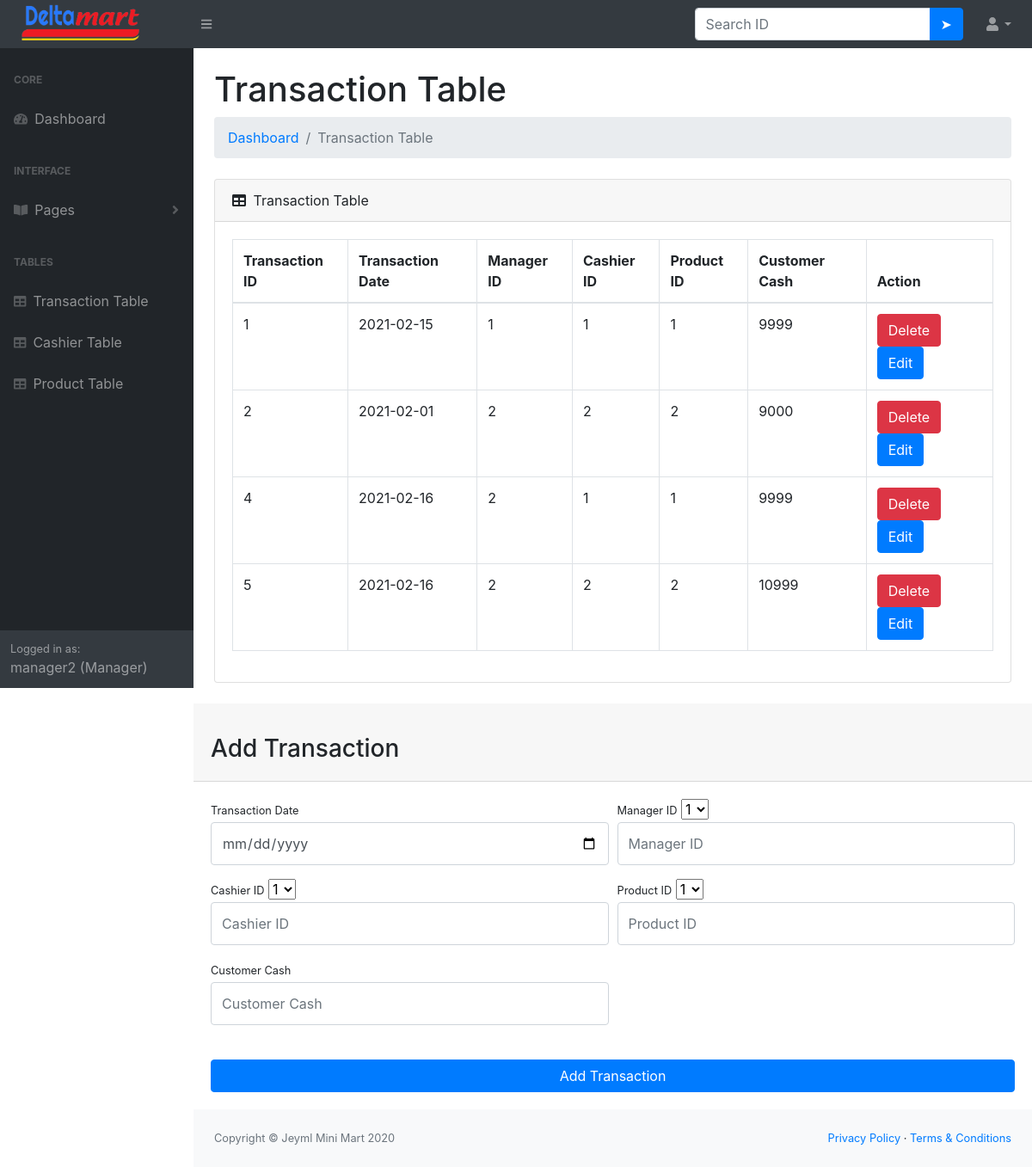
Page /manager/transactionTable.php (signed in) on the committed database.
### tables this page shows
CREATE TABLE `transactiontable` (
  `transactionID` int(11) NOT NULL,
  `transactionDate` date NOT NULL,
  `managerID` int(11) NOT NULL,
  `cashierID` int(11) NOT NULL,
  `productID` int(11) NOT NULL,
  `customerCash` float NOT NULL
);

### manager/transactionTable.php (the view, shortened to what this page needs)
<?php
    require_once("dbconnection.php");
    $statement = $connect->prepare('SELECT * FROM transactiontable');
    $statement->execute();
?>
<!DOCTYPE html>
<html lang="en">
    <head>
        <link href="css/styles.css" rel="stylesheet" />
        <link href="https://cdn.datatables.net/1.10.20/css/dataTables.bootstrap4.min.css" rel="stylesheet" />
    </head>
    <body class="sb-nav-fixed">
        <nav class="sb-topnav navbar navbar-expand navbar-dark bg-dark">
            <a class="navbar-brand" href="dashboard.php"><img src="../img/logo.png" height="50px" width="155px"></a>
            <button class="btn btn-link btn-sm order-1 order-lg-0" id="sidebarToggle" href="#"><i class="fas fa-bars"></i></button>
            <form class="d-none d-md-inline-block form-inline ml-auto mr-0 mr-md-3 my-2 my-md-0" method="post" action="transactionSearch.php">
                <div class="input-group">
                    <input class="form-control" type="text" placeholder="Search ID" name="transactionID" aria-label="Search" aria-describedby="basic-addon2" />
                    <div class="input-group-append">
                        <input class="btn btn-primary" type="submit" name="search" value="➤"></input>
                    </div>
                </div>
            </form>
            <ul class="navbar-nav ml-auto ml-md-0">
                <li class="nav-item dropdown">
                    <a class="nav-link dropdown-toggle" id="userDropdown" href="#" role="button" data-toggle="dropdown" aria-haspopup="true" aria-expanded="false"><i class="fas fa-user fa-fw"></i></a>
                </li>
            </ul>
        </nav>
        <div id="layoutSidenav">
            <div id="layoutSidenav_nav">
                <nav class="sb-sidenav accordion sb-sidenav-dark" id="sidenavAccordion">
                    <div class="sb-sidenav-menu">
                        <div class="nav">
                            <div class="sb-sidenav-menu-heading">Core</div>
                            <a class="nav-link" href="dashboard.php">
                                <div class="sb-nav-link-icon"><i class="fas fa-tachometer-alt"></i></div>
                                Dashboard
                            </a>
                            <div class="sb-sidenav-menu-heading">Interface</div>
                            <a class="nav-link collapsed" href="#" data-toggle="collapse" data-target="#collapsePages" aria-expanded="false" aria-controls="collapsePages">
                                <div class="sb-nav-link-icon"><i class="fas fa-book-open"></i></div>
                                Pages
                                <div class="sb-sidenav-collapse-arrow"><i class="fas fa-angle-down"></i></div>
                            </a>
                            <div class="sb-sidenav-menu-heading">Tables</div>
                            <a class="nav-link" href="#">
                                <div class="sb-nav-link-icon"><i class="fas fa-table"></i></div>
                                Transaction Table
                            </a>
                            <a class="nav-link" href="cashierTable.php">
                                <div class="sb-nav-link-icon"><i class="fas fa-table"></i></div>
                                Cashier Table
                            </a>
                            <a class="nav-link" href="productTable.php">
                                <div class="sb-nav-link-icon"><i class="fas fa-table"></i></div>
                                Product Table
                            </a>
                        </div>
                    </div>
                    <div class="sb-sidenav-footer">
                        <div class="small">Logged in as:</div>
                        <?php echo $_SESSION["managerUsername"]; ?> (Manager)
                    </div>
                </nav>
            </div>
            <div id="layoutSidenav_content">
                <main>
                    <div class="container-fluid">
                        <h1 class="mt-4">Transaction Table</h1>
                        <ol class="breadcrumb mb-4">
                            <li class="breadcrumb-item"><a href="dashboard.php">Dashboard</a></li>
                            <li class="breadcrumb-item active">Transaction Table</li>
                        </ol>
                        <div class="card mb-4">
                            <div class="card-header">
                                <i class="fas fa-table mr-1"></i>
                                Transaction Table
                            </div>
                            <div class="card-body">
                                <div class="table-responsive">
                                    <table class="table table-bordered" id="dataTable" width="100%" cellspacing="0">
                                        <thead>
                                            <tr>
                                                <th>Transaction ID</th>
                                                <th>Transaction Date</th>
                                                <th>Manager ID</th>
                                                <th>Cashier ID</th>
                                                <th>Product ID</th>
                                                <th>Customer Cash</th>
                                                <th>Action</th>
                                            </tr>
                                        </thead>
                                        <tbody>
                                            <?php while ($transactiontable=$statement->fetch(PDO::FETCH_OBJ)){?>
                                            <tr>
                                                <td><?php echo $transactiontable->transactionID; ?></td>
                                                <td><?php echo $transactiontable->transactionDate; ?></td>
                                                <td><?php echo $transactiontable->managerID; ?></td>
                                                <td><?php echo $transactiontable->cashierID; ?></td>
                                                <td><?php echo $transactiontable->productID; ?></td>
                                                <td><?php echo $transactiontable->customerCash; ?></td>
                                                <td>
                                                    <a onclick="return confirm('Are you sure you want to delete this ID?')" class="btn btn-danger" href="transactionDelete.php?transactionID=<?php echo $transactiontable->transactionID ?>">Delete</a>
                                                    <a class="btn btn-primary" href="transactionEdit.php?transactionID=<?php echo $transactiontable->transactionID ?>">Edit</a>
                                                </td>
                                            </tr>
                                            <?php }?>
                                        </tbody>
                                    </table>
                                </div>
                            </div>
                        </div>
                    </div>
                    <div class="card-header"><h3 class="mt-4">Add Transaction</h3></div>
                    <div class="card-body">
                        <form  name="transaction_form" method="post" autocomplete="off">
                            <div class="form-row">
                                <div class="col-md-6">
                                    <div class="form-group">
                                        <label class="small mb-1" for="transactionDate">Transaction Date</label>
                                        <input class="form-control py-4" type="date" name="transactionDate" placeholder="Transaction Date" required/>
                                    </div>
                                </div>
                                <div class="col-md-6">
                                    <div class="form-group">
                                        <label class="small mb-1" for="managerID">Manager ID</label>
                                        <?php
                                            $pdoQuery = "SELECT managerID FROM managertable";
                                            $pdoResult = $connect->query($pdoQuery);
                                            $dropdown="<select id='managerSelect1' onchange='managerSelect2();'>";
                                            foreach ($pdoResult as $row) {
                                                $dropdown .="\r\n<option value='{$row['managerID']}'>{$row['managerID']}</option>";
                                            }
                                            $dropdown .="\r\n</select>";
                                            echo $dropdown;
                                            echo "<input class='form-control py-4' type='text' name='managerID' id='managertxt' placeholder='Manager ID' required/>";
                                        ?>
                                    </div>
                                </div>
                                <div class="col-md-6">
                                    <div class="form-group">
                                        <label class="small mb-1" for="cashierID">Cashier ID</label>
                                        <?php
                                            $pdoQuery = "SELECT cashierID FROM cashiertable";
                                            $pdoResult = $connect->query($pdoQuery);
                                            $dropdown="<select id='cashierSelect1' onchange='cashierSelect2();'>";
                                            foreach ($pdoResult as $row) {
                                                $dropdown .="\r\n<option value='{$row['cashierID']}'>{$row['cashierID']}</option>";
                                            }
                                            $dropdown .="\r\n</select>";
                                            echo $dropdown;
                                            echo "<input class='form-control py-4' type='text' name='cashierID' id='cashiertxt' placeholder='Cashier ID' required/>";
                                        ?>
                                    </div>
                                </div>
                                <div class="col-md-6">
                                    <div class="form-group">
                                        <label class="small mb-1" for="productID">Product ID</label>
                                        <?php
                                            $pdoQuery = "SELECT productID FROM producttable";
                                            $pdoResult = $connect->query($pdoQuery);
                                            $dropdown="<select id='productSelect1' onchange='productSelect2();'>";
                                            foreach ($pdoResult as $row) {
                                                $dropdown .="\r\n<option value='{$row['productID']}'>{$row['productID']}</option>";
                                            }
                                            $dropdown .="\r\n</select>";
                                            echo $dropdown;
                                            echo "<input class='form-control py-4' type='text' name='productID' id='producttxt' placeholder='Product ID' required/>";
                                        ?>
                                    </div>
                                </div><div class="col-md-6">
                                    <div class="form-group">
                                        <label class="small mb-1" for="customerCash">Customer Cash</label>
                                        <input class='form-control py-4' type='text' name='customerCash' placeholder='Customer Cash' required/>
                                    </div>
                                </div>
                            </div>
                            <div class="form-group mt-4 mb-0">
                                <input type="submit" name="addtransaction" class="btn btn-primary btn-block" value="Add Transaction"/>
                            </div>
                        </form>
                    </div>
                </main>
                <footer class="py-4 bg-light mt-auto">
                    <div class="container-fluid">
                        <div class="d-flex align-items-center justify-content-between small">
                            <div class="text-muted">Copyright &copy; Jeyml Mini Mart 2020</div>
                            <div>
                                <a href="#">Privacy Policy</a>
                                &middot;
                                <a href="#">Terms &amp; Conditions</a>
                            </div>
                        </div>
                    </div>
                </footer>
            </div>
        </div>
    </body>
</html>

### rows in the picture
transactiontable: transactionID "1", transactionDate "2021-02-15", managerID "1", cashierID "1", productID "1", customerCash "9999"
transactiontable: transactionID "2", transactionDate "2021-02-01", managerID "2", cashierID "2", productID "2", customerCash "9000"
transactiontable: transactionID "4", transactionDate "2021-02-16", managerID "2", cashierID "1", productID "1", customerCash "9999"
transactiontable: transactionID "5", transactionDate "2021-02-16", managerID "2", cashierID "2", productID "2", customerCash "10999"

### other values in the picture
$_SESSION["managerUsername"] "manager2"
form field value "1"
